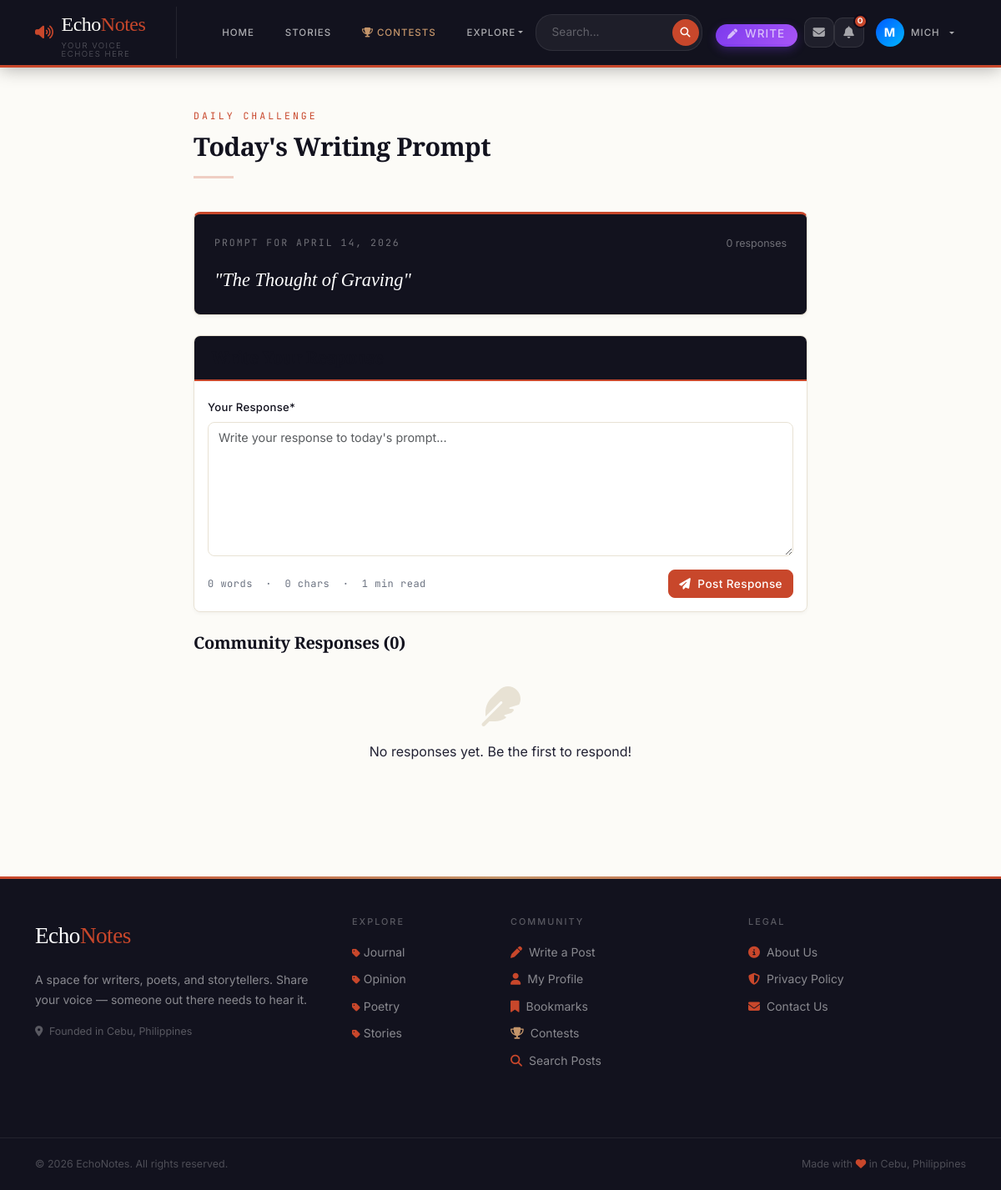
Page /prompt/ (signed in) on the committed database.
### blog/models.py (models this page shows, shortened)
class DailyPrompt(models.Model):
    prompt = models.TextField()
    created_by = models.ForeignKey(User, on_delete=models.CASCADE, related_name='prompts_created')
    date = models.DateField(unique=True, default=timezone.now)
    is_active = models.BooleanField(default=True)
    created_date = models.DateTimeField(default=timezone.now)
    class Meta:
        ordering = ['-date']
    def total_responses(self):
        return self.responses.count()

class Category(models.Model):
    name = models.CharField(max_length=100, unique=True)
    slug = models.SlugField(max_length=100, unique=True)
    description = models.TextField(blank=True)
    icon = models.CharField(max_length=50, default='fas fa-circle', help_text="FontAwesome class (e.g., 'fas fa-feather')")
    color = models.CharField(max_length=20, default='#7c3aed', help_text="Brand color hex code")
    subscribers = models.ManyToManyField(User, related_name='subscribed_circles', blank=True)
    created_date = models.DateTimeField(default=timezone.now)
    class Meta:
        verbose_name_plural = 'Categories'
        ordering = ['name']

### blog/views.py (the view, shortened to what this page needs)
# urls.py: path('prompt/', views.daily_prompt, name='daily-prompt'),
@login_required
def daily_prompt(request):
    prompt = DailyPrompt.objects.filter(date=date.today(), is_active=True).first()
    if not prompt:
        prompt = DailyPrompt.objects.filter(is_active=True).order_by('-date').first()
    responses = []
    user_response = None
    form = PromptResponseForm()
    if prompt:
        responses = PromptResponse.objects.filter(prompt=prompt).select_related('author').order_by('-created_date')
        if request.user.is_authenticated:
            user_response = PromptResponse.objects.filter(prompt=prompt, author=request.user).first()
    return render(request, 'daily_prompt.html', {
        'today_prompt': prompt,
        'responses': responses,
        'user_response': user_response,
        'form': form,
    })

### blog/forms.py
class PromptResponseForm(forms.ModelForm):
    class Meta:
        model = PromptResponse
        fields = ['content']
        widgets = {
            'content': forms.Textarea(attrs={
                'class': 'form-control',
                'rows': 6,
                'placeholder': 'Write your response to today\'s prompt...',
                'id': 'prompt-content',
            }),
        }
        labels = {'content': 'Your Response'}

### blog/context_processors.py (called while the page is built)
def categories(request):
    from .models import Category
    return {'categories': Category.objects.all()}

### blog/templates/daily_prompt.html (shortened to what this page needs)
{% extends 'base.html' %}
{% load crispy_forms_tags %}
{% block content %}
<div class="container py-5">
    <div class="row">
        <div class="col-lg-8 mx-auto">
            <div class="mb-4">
                <span class="section-eyebrow">Daily Challenge</span>
                <h1 class="section-title">Today's Writing Prompt</h1>
                <hr class="section-divider">
            </div>
            {% if today_prompt %}
            <div class="card mb-4" style="border-top:3px solid var(--accent);background:var(--ink);color:white">
                <div class="card-body p-4">
                    <div class="d-flex justify-content-between align-items-start mb-3">
                        <span style="font-family:var(--font-mono);font-size:0.72rem;letter-spacing:2px;color:rgba(255,255,255,0.4)">
                            PROMPT FOR {{ today_prompt.date|date:"F d, Y"|upper }}
                        </span>
                        <span style="font-size:0.78rem;color:rgba(255,255,255,0.4)">
                            {{ today_prompt.total_responses }} responses
                        </span>
                    </div>
                    <p style="font-family:var(--font-display);font-size:1.4rem;line-height:1.5;color:white;font-style:italic;margin:0">
                        "{{ today_prompt.prompt }}"
                    </p>
                </div>
            </div>
            {% if user.is_authenticated %}
                {% if not user_response %}
                <div class="card mb-4">
                    <div class="card-header bg-primary text-white">
                        <h5 class="mb-0">Write Your Response</h5>
                    </div>
                    <div class="card-body">
                        <form method="POST">
                            {{ form|crispy }}
                            <div class="d-flex justify-content-between align-items-center mt-3">
                                <small id="word-count" class="word-counter">0 words</small>
                                <button type="submit" class="btn btn-primary">
                                    <i class="fas fa-paper-plane me-2"></i>Post Response
                                </button>
                            </div>
                        </form>
                    </div>
                </div>
                {% else %}
                <div class="alert alert-success mb-4">
                    <i class="fas fa-check-circle me-2"></i>
                    You've already responded to today's prompt! Come back tomorrow for a new one.
                </div>
                {% endif %}
            {% else %}
            <div class="alert alert-info mb-4">
                <a href="{% url 'login' %}" class="alert-link">Login</a> to respond to today's prompt.
            </div>
            {% endif %}
            <h5 class="mb-3" style="font-family:var(--font-display)">
                Community Responses ({{ responses|length }})
            </h5>
            {% for response in responses %}
            <div class="card mb-3 post-card">
                <div class="card-body p-3">
                    <div class="d-flex justify-content-between align-items-start mb-2">
                        <a href="{% url 'profile-detail' response.author.username %}" class="text-decoration-none fw-bold" style="color:var(--ink)">
                            {{ response.author.username }}
                        </a>
                        <small class="text-muted">{{ response.created_date|timesince }} ago</small>
                    </div>
                    <p style="line-height:1.8;color:var(--ink-light)">{{ response.content }}</p>
                    <div class="d-flex align-items-center gap-3 mt-2">
                        {% if user.is_authenticated %}
                        <button class="btn btn-sm {% if response.pk in liked_responses %}btn-danger{% else %}btn-outline-danger{% endif %} like-prompt-btn"
                                data-response-id="{{ response.pk }}" style="font-size:0.78rem;padding:0.2rem 0.6rem">
                            <i class="fas fa-heart"></i>
                            <span class="pr-like-count-{{ response.pk }}">{{ response.likes.count }}</span>
                        </button>
                        {% else %}
                        <small class="text-muted"><i class="fas fa-heart text-danger"></i> {{ response.likes.count }}</small>
                        {% endif %}
                    </div>
                </div>
            </div>
            {% empty %}
            <div class="text-center py-4 text-muted">
                <i class="fas fa-feather fa-3x mb-3" style="color:var(--cream-border)"></i>
                <p>No responses yet. Be the first to respond!</p>
            </div>
            {% endfor %}
            {% else %}
            <div class="card text-center p-5">
                <i class="fas fa-hourglass-half fa-3x mb-3" style="color:var(--cream-border)"></i>
                <h4 style="font-family:var(--font-display)">No prompt for today yet</h4>
                <p class="text-muted">Check back later — the admin posts a new prompt daily.</p>
            </div>
            {% endif %}
        </div>
    </div>
</div>
{% endblock %}

### blog/templates/base.html (shortened to what this page needs)
{% load static %}
<!DOCTYPE html>
<html lang="en">
<head>
  <link href="https://cdn.jsdelivr.net/npm/bootstrap@5.3.0/dist/css/bootstrap.min.css" rel="stylesheet">
  <link rel="stylesheet" href="https://cdnjs.cloudflare.com/ajax/libs/font-awesome/6.4.0/css/all.min.css">
  <link rel="stylesheet" href="{% static 'css/style.css' %}?v=1.0.1">
<body>
  <nav class="echonav navbar navbar-expand-lg">
    <div class="container">
      <a class="echo-brand" href="{% url 'landing' %}">
        <i class="fas fa-volume-up" style="color:var(--accent);font-size:1.1rem"></i>
        <div>
          Echo<span>Notes</span>
          <small>Your voice echoes here</small>
        </div>
      </a>
      <div class="collapse navbar-collapse" id="navbarNav">
        <ul class="navbar-nav me-auto mb-2 mb-lg-0 align-items-lg-center" style="gap: 0.5rem; margin-left: 1.5rem;">
          <li class="nav-item">
            <a class="nav-link" href="{% url 'landing' %}">Home</a>
          </li>
          <li class="nav-item">
            <a class="nav-link" href="{% url 'story-list' %}">Stories</a>
          </li>
          <li class="nav-item">
            <a class="nav-link highlight" href="{% url 'contest-list' %}">
              <i class="fas fa-trophy me-1" style="color:var(--gold)"></i>Contests
            </a>
          </li>
          <li class="nav-item dropdown">
            <a class="nav-link dropdown-toggle" href="#" id="exploreDropdown" role="button" data-bs-toggle="dropdown"
              aria-expanded="false">
              Explore
            </a>
          </li>
        </ul>
        <div class="d-flex align-items-lg-center gap-3">
          <form class="echo-search d-flex align-items-center m-0" action="{% url 'search' %}" method="GET"
            style="background: rgba(255,255,255,0.05); border-radius: 20px; padding: 3px; border: 1px solid rgba(255,255,255,0.08);">
            <input type="search" name="q" placeholder="Search..." required
              class="border-0 bg-transparent text-white px-3" style="outline: none; font-size: 0.85rem; width: 160px;">
            <button type="submit" class="border-0 rounded-circle d-flex justify-content-center align-items-center"
              style="background: var(--accent); width: 32px; height: 32px; color: white;"><i class="fas fa-search"
                style="font-size: 0.75rem;"></i></button>
          </form>
          <ul class="navbar-nav align-items-lg-center m-0">
            {% if user.is_authenticated %}
            <li class="nav-item me-2 d-none d-lg-block">
              <a class="nav-link py-1 px-3 text-white" href="{% url 'create-post' %}"
                style="background: linear-gradient(135deg, #7c3aed, #a855f7); border-radius: 20px; font-size: 0.85rem; font-weight: 500; display: inline-flex; align-items: center; box-shadow: 0 4px 12px rgba(124,58,237,0.3);">
                <i class="fas fa-pen me-2" style="font-size: 0.75rem;"></i> Write
              </a>
            </li>
            {% if user.is_authenticated %}
            <li class="nav-item">
              <a href="{% url 'inbox' %}" class="notif-icon-btn" title="Messages" style="text-decoration:none">
                <i class="fas fa-envelope"></i>
              </a>
            </li>
            <li class="nav-item" style="position:relative">
              <button id="notif-bell-btn" class="notif-icon-btn" title="Notifications">
                <i class="fas fa-bell"></i>
                <span id="notif-badge" class="notif-badge" style="display:none">0</span>
              </button>
            </li>
            {% endif %}
            <li class="nav-item dropdown">
              <a class="nav-link dropdown-toggle d-flex align-items-center gap-2" href="#" id="profileDropdown"
                role="button" data-bs-toggle="dropdown" aria-expanded="false" style="padding: 0.2rem 1rem;">
                <div class="rounded-circle d-flex justify-content-center align-items-center"
                  style="width: 34px; height: 34px; background: linear-gradient(135deg,rgb(0, 89, 255),rgb(0, 183, 255)); color: white; font-weight: bold; font-size: 0.9rem;">
                  {{ user.username|make_list|first|upper }}
                </div>
                <span class="d-none d-lg-block">{{ user.username }}</span>
              </a>
            </li>
            {% endif %}
          </ul>
        </div>
      </div>
    </div>
  </nav>
  <main>
    {% block content %}{% endblock %}
  </main>
  <footer class="echo-footer mt-5">
    <div class="container py-5">
      <div class="row">
        <div class="col-lg-4 mb-4">
          <div class="echo-footer-brand mb-3">Echo<span>Notes</span></div>
          <p style="color:rgba(255,255,255,0.5);font-size:0.875rem;line-height:1.7">
            A space for writers, poets, and storytellers.
            Share your voice — someone out there needs to hear it.
          </p>
          <p style="color:rgba(255,255,255,0.3);font-size:0.78rem">
            <i class="fas fa-map-marker-alt me-1"></i> Founded in Cebu, Philippines
          </p>
        </div>
        <div class="col-lg-2 col-md-4 mb-4">
          <h6>Explore</h6>
          <ul class="list-unstyled mb-0">
            {% for category in categories %}
            <li style="margin-bottom:0.5rem;">
              <a href="{% url 'category-posts' category.slug %}">
                <i class="fas fa-tag me-1" style="font-size:0.7rem;color:var(--accent)"></i>{{ category.name }}
              </a>
            </li>
            {% empty %}
            <li><a href="{% url 'landing' %}">All Posts</a></li>
            {% endfor %}
          </ul>
        </div>
        <div class="col-lg-3 col-md-4 mb-4">
          <h6>Community</h6>
          {% if user.is_authenticated %}
          <a href="{% url 'create-post' %}"><i class="fas fa-pen me-2" style="color:var(--accent)"></i>Write a Post</a>
          <a href="{% url 'profile-detail' user.username %}"><i class="fas fa-user me-2"
              style="color:var(--accent)"></i>My Profile</a>
          <a href="{% url 'my-bookmarks' %}"><i class="fas fa-bookmark me-2"
              style="color:var(--accent)"></i>Bookmarks</a>
          <a href="{% url 'contest-list' %}"><i class="fas fa-trophy me-2" style="color:var(--gold)"></i>Contests</a>
          {% endif %}
          <a href="{% url 'search' %}?q="><i class="fas fa-search me-2" style="color:var(--accent)"></i>Search Posts</a>
        </div>
        <div class="col-lg-3 col-md-4 mb-4">
          <h6>Legal</h6>
          <a href="{% url 'about' %}"><i class="fas fa-info-circle me-2" style="color:var(--accent)"></i>About Us</a>
          <a href="{% url 'privacy-policy' %}"><i class="fas fa-shield-alt me-2" style="color:var(--accent)"></i>Privacy
            Policy</a>
          <a href="{% url 'contact' %}"><i class="fas fa-envelope me-2" style="color:var(--accent)"></i>Contact Us</a>
        </div>
      </div>
    </div>
    <div class="echo-footer-bottom">
      <div class="container d-flex justify-content-between flex-wrap gap-2">
        <span>© {% now "Y" %} EchoNotes. All rights reserved.</span>
        <span>Made with <i class="fas fa-heart" style="color:var(--accent)"></i> in Cebu, Philippines</span>
      </div>
    </div>
  </footer>
</body>
</html>

### blog/templates/base.html (style rules this page uses)
body { display: flex; flex-direction: column; min-height: 100vh; }
main { flex: 1; }
.notif-icon-btn { width: 36px; height: 36px; border-radius: 10px; background: rgba(255, 255, 255, 0.06); border: 1px solid rgba(255, 255, 255, 0.09); color: rgba(255, 255, 255, 0.6); display: flex; align-items: center; justify-content: center; font-size: 0.9rem; cursor: pointer; position: relative; transition: all 0.18s; text-decoration: none; }
.notif-badge { position: absolute; top: -5px; right: -5px; min-width: 17px; height: 17px; border-radius: 50%; background: #c8472b; color: white; font-size: 0.6rem; font-weight: 700; font-family: 'DM Sans', sans-serif; display: flex !important; align-items: center; justify-content: center; border: 2px solid #0f0a1a; padding: 0 3px; }

### rows in the picture
DailyPrompt: date "APRIL 14, 2026", total_responses "0", prompt "The Thought of Graving"
Category: name "Journal"
Category: name "Opinion"
Category: name "Poetry"
Category: name "Stories"

### other values in the picture
{{ user.username|make_list|first|upper }} "M"
{{ user.username }} "MICH"
{{ responses|length }} "0"
